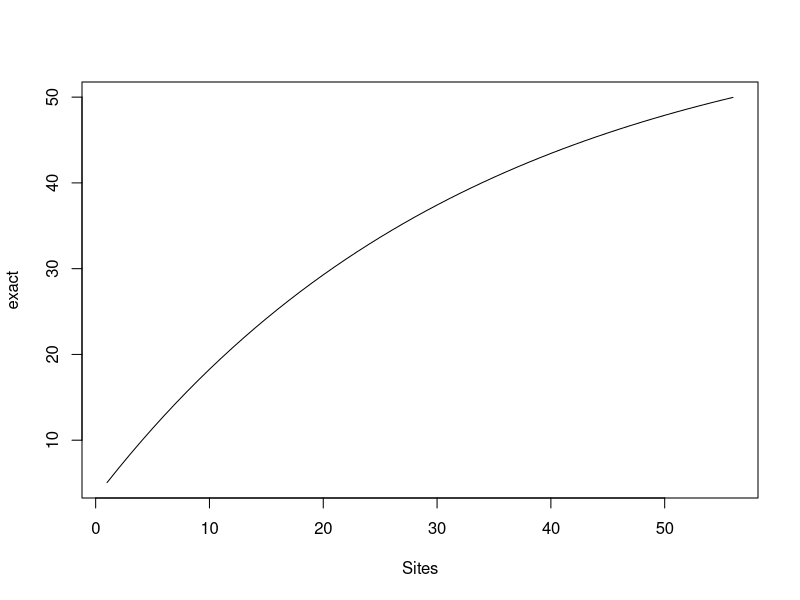

Source code (R):
## ---- chunk 1
knitr::opts_chunk$set(echo = FALSE)
## ---- chunk 2
library(tidyverse)
library(vegan)
## ---- chunk 3
insects <- read_csv("../data_raw/insects.csv")
## ---- chunk 4
insects_sac <- specaccum(insects)
## ---- chunk 5
insects_sac_fit <- fitspecaccum(insects_sac, model = "asymp")
## ---- chunk 6
coef(insects_sac_fit)
## ---- chunk 7
plot(insects_sac_fit)
## ---- chunk 8
comm1 <- data.frame(species = c("DO", "DM", "SO", "SH", "SF", "PP", "PB", "BA"),
                   individuals = c(14, 89, 30, 12, 3, 3, 8, 23))
comm2 <- data.frame(species = c("DO", "DM", "SO", "SH", "SF"),
                   individuals = c(37, 32, 30, 44, 39))
## ---- chunk 9
nrow(comm1)
nrow(comm2)
## ---- chunk 10
N_comm1 <- sum(comm1$individuals)
N_comm1
## ---- chunk 11
comm1$prop <- comm1$individuals / N_comm1
comm1
## ---- chunk 12
comm1$ln_prop <- log(comm1$prop)
comm1
## ---- chunk 13
comm1$prop_lnprop <- comm1$prop * comm1$ln_prop
comm1
## ---- chunk 14
H_comm1 <- sum(comm1$prop_lnprop * -1)
H_comm1
## ---- chunk 15
N_comm2 <- sum(comm2$individuals)
comm2$prop <- comm2$individuals / N_comm2
comm2$ln_prop <- log(comm2$prop)
comm2$prop_lnprop <- comm2$prop * comm2$ln_prop
H_comm2 <- sum(comm2$prop_lnprop * -1)
H_comm2
## ---- chunk 16
comm1$prop_sq <- comm1$prop * comm1$prop
comm1
## ---- chunk 17
D1 = 1 - sum(comm1$prop_sq)
D1
## ---- chunk 18
comm2$prop_sq <- comm2$prop * comm2$prop
D2 = 1 - sum(comm2$prop_sq)
D2
